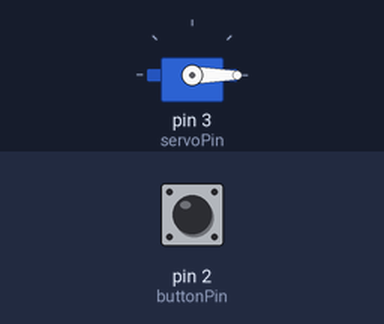
A sketch run on a simulated Arduino Uno, built with avr-gcc and run on an emulated ATmega328P. On the bench: servo. The inputs (shaded band) are chosen by the test bench; at power-on: pin 2 (buttonPin) HIGH.

Above: at 1.2 s.
1.3 s: pin 2 (buttonPin) pulled LOW for 0.15 s
At 2.2 s:
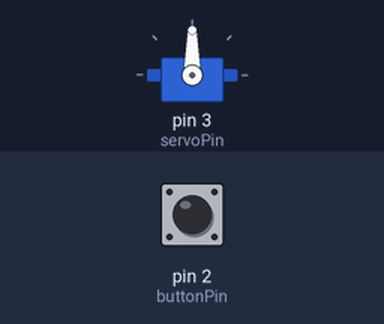
2.9 s: pin 2 (buttonPin) pulled LOW for 1 s
At 3.5 s:
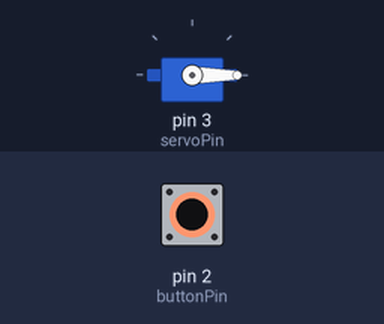
5.4 s: pin 2 (buttonPin) pulled LOW for 3.2 s
At 6.6 s:
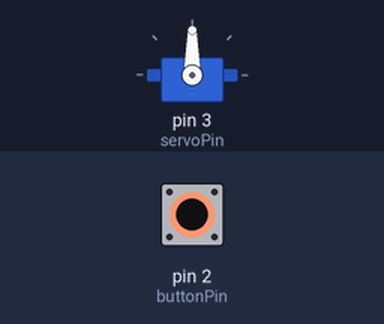
Timing chart, 0 to 8.4 s (numbered marks = the images above; inputs shaded):
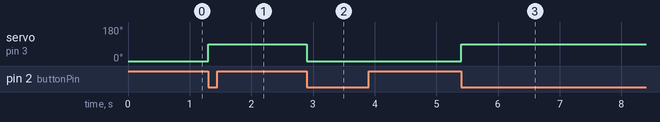

The sketch:

robot.ino
```cpp
#include <Servo.h>

Servo myServo;

const int servoPin = 3;
const int buttonPin = 2;

bool servoState = false;   // false = 0°, true = 90°
bool lastButton = HIGH;

void setup() {
  myServo.attach(servoPin);
  pinMode(buttonPin, INPUT_PULLUP);
  myServo.write(0);
}

void loop() {
  bool buttonNow = digitalRead(buttonPin);

  // deteksi saat tombol baru ditekan (edge)
  if (lastButton == HIGH && buttonNow == LOW) {
    servoState = !servoState;   // toggle state

    if (servoState) {
      myServo.write(90);
    } else {
      myServo.write(0);
    }

    delay(200); // debounce sederhana
  }

  lastButton = buttonNow;
}
```

Measured:
- after the input at 1.3 s, servo on pin 3 (servoPin): 0° → 90° at once
- after the input at 2.9 s, servo on pin 3 (servoPin): 90° → 0° at once
- after the input at 5.4 s, servo on pin 3 (servoPin): 0° → 90° at once
